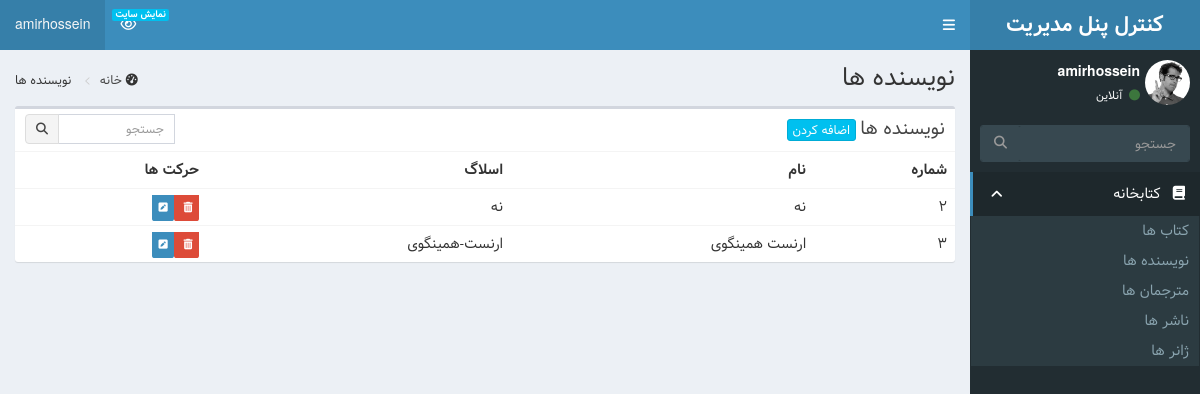
The app's page /admin_panel/authors/ (signed in), older data.
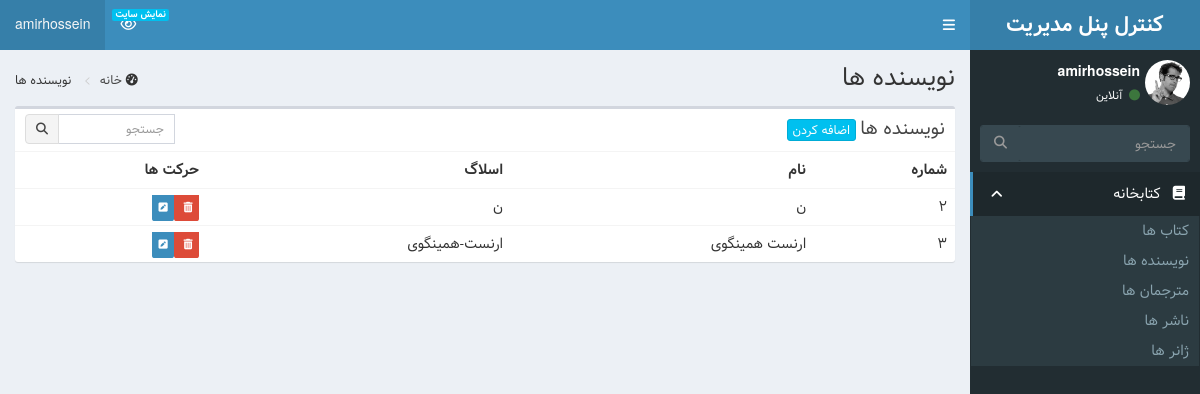
The same page, newer data.
### library/models.py (models this page shows, shortened)
class Authors(models.Model):
    name = models.CharField(max_length=50, verbose_name="نام")
    slug = models.SlugField(allow_unicode=True, unique=True, editable=False)

### admin_panel/views.py (the view)
# urls.py: path("authors/", views.AuthorsListView.as_view(), name="authors_admin"),
class AuthorsListView(PermissionRequiredMixin, ListView):
    permission_required = "library.action_all"
    template_name = "admin_panel/authors/authors_list.html"
    model = models.Authors
    context_object_name = "authors"

### admin_panel/templates/admin_panel/authors/authors_list.html (shortened to what this page needs)
{% extends 'admin_panel/base.html' %}
{% block content %}
<section class="content-header">
    <h1>
        نویسنده ها
    </h1>
    <ol class="breadcrumb">
        <li><i class="fa fa-dashboard"></i> <a href="{% url "admin" %}"> خانه </a></li>
        <li> نویسنده ها</li>
    </ol>
</section>
<section class="content">
    <div class="row">
        <div class="col-xs-12">
            <div class="box">
                <div class="box-header">
                    <h3 class="box-title"> نویسنده ها</h3>
                    <div class="box-tools">
                        <form class="input-group input-group-sm" style="width: 150px;" action="{%url 'author_search'%}"
                            method="post">
                            <input type="search" name='search' class="form-control pull-right" placeholder="جستجو">
                            <div class="input-group-btn">
                                <button type="submit" class="btn btn-default"><i class="fa fa-search"></i></button>
                            </div>
                        </form>
                    </div>
                    <a class="btn btn-info btn-xs" href="{% url 'authors_create' %}">اضافه کردن</a>
                </div>
                <div class="box-body table-responsive no-padding">
                    <table class="table table-hover">
                        <tbody>
                            <tr>
                                <th>شماره</th>
                                <th>نام</th>
                                <th>اسلاگ</th>
                                <th>حرکت ها</th>
                            </tr>
                            {% for author in authors %}
                            <tr>
                                <td>{{author.id}}</td>
                                <td>{{author.name}}</td>
                                <td>{{author.slug}}</td>
                                <td>
                                    <a href="{%url 'author_delete' author.pk%}" class="label-danger">
                                        <span class="label label-danger">
                                            <i class="fa fa-trash"></i>
                                        </span>
                                    </a>
                                    <a href="{%url 'author_update' author.pk%}" class="label-primary">
                                        <span class="label label-primary">
                                            <i class="fa  fa-pencil-square"></i>
                                        </span>
                                    </a>
                                </td>
                            </tr>
                            {% endfor %}
                        </tbody>
                    </table>
                </div>
            </div>
        </div>
    </div>
</section>
{% endblock content %}

### admin_panel/templates/admin_panel/base.html (shortened to what this page needs)
{% load static %}
<!DOCTYPE html>
<html>
<head>
  <link rel="stylesheet" href="{% static 'admin_panel/dist/css/bootstrap-theme.css' %}">
  <link rel="stylesheet" href="{% static 'admin_panel/dist/css/rtl.css' %}">
  <link rel="stylesheet" href="{% static 'admin_panel/bower_components/font-awesome/css/font-awesome.min.css' %}">
  <link rel="stylesheet" href="{% static 'admin_panel/bower_components/Ionicons/css/ionicons.min.css' %}">
  <link rel="stylesheet" href="{% static 'admin_panel/dist/css/AdminLTE.css' %}">
  <link rel="stylesheet" href="{% static 'admin_panel/dist/css/skins/skin-blue.min.css' %}">
  <link rel="stylesheet" href="{% static 'admin_panel/dist/css/custom.css' %}">
</head>
<body class="hold-transition skin-blue sidebar-mini">
  <div class="wrapper">
    <header class="main-header">
      <a href="{% url 'admin' %}" class="logo">
        <span class="logo-lg"><b>کنترل پنل مدیریت</b></span>
      </a>
      <nav class="navbar navbar-static-top">
        <a href="#" class="sidebar-toggle" data-toggle="push-menu" role="button">
        </a>
        <div class="navbar-custom-menu">
          <ul class="nav navbar-nav">
            <li class="dropdown messages-menu">
              <a href="/" target="_blank">
                <i class="fa fa-eye"></i>
                <span class="label label-info">نمایش سایت</span>
              </a>
            </li>
            <li class="user user-menu">
              <a class="dropdown-toggle" data-toggle="dropdown">
                <span class="hidden-xs">{{request.user}}</span>
              </a>
            </li>
          </ul>
        </div>
      </nav>
    </header>
    <aside class="main-sidebar">
      <section class="sidebar">
        <div class="user-panel">
          <div class="pull-right image">
            <img src="{% static 'admin_panel/dist/img/user2-160x160.jpg' %}" class="img-circle" alt="User Image">
          </div>
          <div class="pull-right info">
            <p>{{request.user}}</p>
            <a><i class="fa fa-circle text-success"></i> آنلاین</a>
          </div>
        </div>
        <form action="#" method="get" class="sidebar-form">
          <div class="input-group">
            <input type="text" name="q" class="form-control" placeholder="جستجو">
            <span class="input-group-btn">
              <button type="submit" name="search" id="search-btn" class="btn btn-flat"><i class="fa fa-search"></i>
              </button>
            </span>
          </div>
        </form>
        <ul class="sidebar-menu" data-widget="tree">
          <li class="treeview {% if request.resolver_match.url_name != "admin" %}active{% endif %}">
            <a href="#"><i class="fa fa-book"></i> <span>کتابخانه</span>
              <span class="pull-left-container">
                <i class="fa fa-angle-right pull-left"></i>
              </span>
            </a>
            <ul class="treeview-menu">
              <li><a href="{% url 'books_admin' %}">کتاب ها</a></li>
              <li><a href="{% url 'authors_admin' %}">نویسنده ها</a></li>
              <li><a href="{% url 'translators_admin' %}">مترجمان ها</a></li>
              <li><a href="{% url 'publishers_admin' %}">ناشر ها</a></li>
              <li><a href="{% url 'genres_admin' %}">ژانر ها</a></li>
            </ul>
          </li>
        </ul>
      </section>
    </aside>
    <div class="content-wrapper">
      {% block content %}{% endblock content %}
    </div>
  </div>
</body>
</html>

Row changes from the older to the newer data that the page shows:
changed Authors id 2: name "نه" → "ن"; slug "نه" → "ن"
